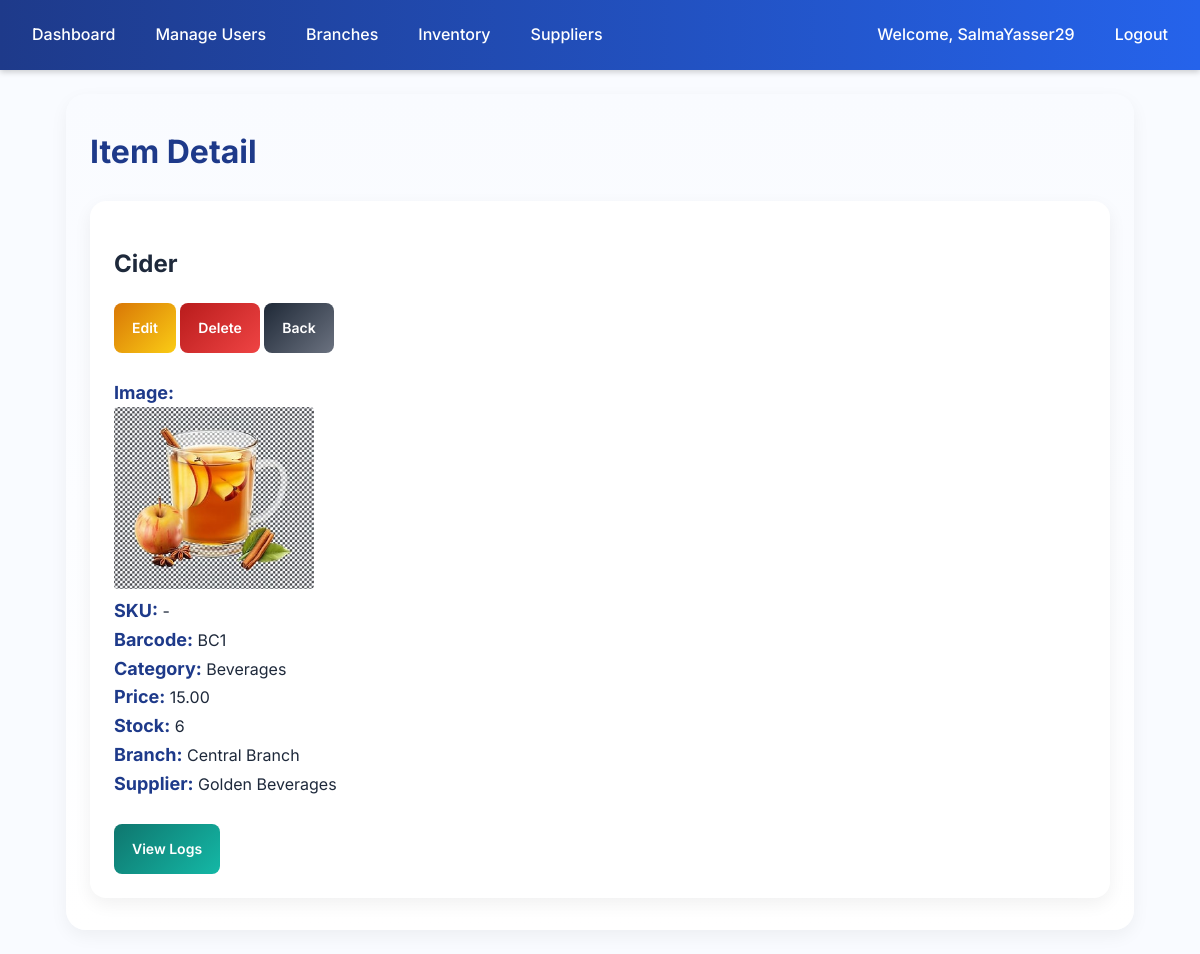
Screenshot of /inventory/items/13/ (signed in) with the database file from the repository.
### accounts/models.py (models this page shows, shortened)
class User(AbstractUser):
    ROLE_CHOICES = (
        ('admin', 'Admin'),
        ('manager', 'Manager'),
        ('cashier', 'Cashier'),
    )
    role = models.CharField(max_length=20, choices=ROLE_CHOICES, default='cashier')
    branch = models.ForeignKey('branches.Branch', null=True, blank=True, on_delete=models.SET_NULL)
    added_by = models.ForeignKey(
        'self', null=True, blank=True, on_delete=models.SET_NULL, related_name='added_users'
    )
    profile_image = models.ImageField(upload_to="profiles/", null=True, blank=True)

### inventory/models.py (models this page shows, shortened)
class Item(models.Model):
    sku = models.CharField(max_length=64, blank=True, null=True, unique=True)
    name = models.CharField(max_length=200)
    category = models.ForeignKey(Category, null=True, blank=True, on_delete=models.SET_NULL)
    price = models.DecimalField(max_digits=10, decimal_places=2, default=0)
    stock = models.IntegerField(default=0)
    barcode = models.CharField(max_length=100, blank=True, null=True)
    image = models.ImageField(upload_to='items/', blank=True, null=True)
    branch = models.ForeignKey(Branch, on_delete=models.CASCADE)
    supplier = models.ForeignKey(Supplier, null=True, blank=True, on_delete=models.PROTECT)
    class Meta:
        ordering = ['name']

class Category(models.Model):
    name = models.CharField(max_length=100)
    branch = models.ForeignKey(Branch, on_delete=models.CASCADE)
    description = models.TextField(blank=True, null=True)
    class Meta:
        unique_together = ('name', 'branch')
        ordering = ['name']

class Supplier(models.Model):
    name = models.CharField(max_length=100)
    contact_person = models.CharField(max_length=100, blank=True, null=True)
    phone = models.CharField(max_length=20, blank=True, null=True)
    email = models.EmailField(blank=True, null=True)
    address = models.TextField(blank=True, null=True)
    branch = models.ForeignKey(Branch, on_delete=models.CASCADE, null=True, blank=True)
    class Meta:
        unique_together = ('name', 'branch')
        ordering = ['name']

### branches/models.py (models this page shows, shortened)
class Branch(models.Model):
    name = models.CharField(max_length=100)
    address = models.TextField(blank=True, null=True)
    city = models.CharField(max_length=50, blank=True, null=True)
    phone = models.CharField(max_length=20, blank=True, null=True)
    email = models.EmailField(blank=True, null=True)
    website = models.URLField(blank=True, null=True)

### inventory/views.py (the view)
# urls.py: path("items/<int:pk>/", views.item_detail, name="item_detail"),
@login_required
def item_detail(request, pk):
    item = get_object_or_404(Item, pk=pk)
    if not (is_superuser(request.user) or (is_admin(request.user) and item.branch == request.user.branch)):
        return redirect("inventory:item_list")
    return render(request, "inventory/items/detail.html", {"item": item})

### inventory/views.py (called while the page is built)
def is_superuser(user):
    return user.is_superuser

### inventory/templates/inventory/items/detail.html (shortened to what this page needs)
{% extends "accounts/layout.html" %}
{% block content %}
<h1 class="page-title">Item Detail</h1>
<div class="item-card card-table">
    <div class="item-header d-flex justify-content-between align-items-center mb-4">
        <h2>{{ item.name }}</h2>
        <div class="item-actions">
            {% if request.user.is_superuser or request.user.role == "admin" %}
                {% if item.branch == request.user.branch or request.user.is_superuser %}
                    <a href="{% url 'inventory:item_edit' item.id %}" class="btn btn-warning">Edit</a>
                    <a href="{% url 'inventory:item_delete' item.id %}" class="btn btn-danger">Delete</a>
                {% endif %}
            {% endif %}
            <a href="{% url 'inventory:item_list' %}" class="btn btn-secondary">Back</a>
        </div>
    </div>
    <br>
    <div class="item-info gap-4">
        {% if item.image %}
        <div class="info-item mb-3">
            <strong>Image:</strong><br>
            <img src="{{ item.image.url }}" alt="{{ item.name }}" style="max-width:200px; border-radius:4px;">
        </div>
        {% endif %}
        <div class="info-item"><strong>SKU:</strong> {{ item.sku|default:"-" }}</div>
        <div class="info-item"><strong>Barcode:</strong> {{ item.barcode|default:"-" }}</div>
        <div class="info-item"><strong>Category:</strong> {{ item.category.name|default:"-" }}</div>
        <div class="info-item"><strong>Price:</strong> {{ item.price }}</div>
        <div class="info-item"><strong>Stock:</strong> {{ item.stock }}</div>
        <div class="info-item"><strong>Branch:</strong> {{ item.branch.name }}</div>
        <div class="info-item"><strong>Supplier:</strong> {{ item.supplier.name|default:"-" }}</div>
    </div>
    <br>
    <div class="item-logs mt-4">
        <a href="{% url 'inventory:logs_list' 'Item' item.id %}" class="btn btn-info">View Logs</a>
    </div>
</div>
{% endblock %}

### accounts/templates/accounts/layout.html (shortened to what this page needs)
{% load static %}
<!DOCTYPE html>
<html lang="en">
<head>
    <link rel="stylesheet" href="{% static 'css/styles.css' %}">
    <link rel="stylesheet" href="https://cdn.jsdelivr.net/npm/bootstrap-icons@1.11.1/font/bootstrap-icons.css">
</head>
<body>
    {% if user.is_authenticated and request.resolver_match.url_name != "login" %}
        <nav class="navbar">
            <a href="{% url 'accounts:dashboard' %}">Dashboard</a>
            {% if user.is_superuser %}
                <a href="{% url 'accounts:manage_users' %}">Manage Users</a>
                <a href="{% url 'branches:index' %}">Branches</a>
                <a href="{% url 'inventory:index' %}">Inventory</a>
                <a href="{% url 'inventory:supplier_list' %}?branch={{ user.branch.id }}">Suppliers</a>
            {% elif user.role == "manager" %}
                <a href="{% url 'reports:dashboard' %}?branch={{ user.branch.id }}">Reports</a>
            {% elif user.role == "cashier" %}
                <a href="{% url 'customers:index' %}?branch={{ user.branch.id }}">Customers</a>
                <a href="{% url 'sales:pos' %}?branch={{ user.branch.id }}">Sales</a>
            {% endif %}
            <span class="navbar-text" style="margin-left: auto;">
                <a href="{% url 'accounts:profile' %}">Welcome, {{ user.get_full_name|default:user.username }}</a>
            </span>
            <a href="{% url 'accounts:logout' %}">Logout</a>
        </nav>
    {% endif %}
    <main class="container">
        {% block content %}{% endblock %}
    </main>
</body>
</html>

### accounts/static/css/styles.css (style rules this page uses)
:root { --blue-dark: #1e3a8a; --blue: #2563eb; --blue-light: #3b82f6; --blue-lighter: #60a5fa; --blue-soft: #93c5fd; --red-dark: #b91c1c; --red: #ef4444; --red-light: #f87171; --green-dark: #15803d; --green: #16a34a; --green-light: #22c55e; --green-lighter: #4ade80; --green-soft: #bbf7d0; --teal-dark: #0f766e; --teal: #14b8a6; --teal-light: #2dd4bf; --teal-lighter: #5eead4; --teal-soft: #ccfbf1; --yellow-dark: #d97706; --yellow: #facc15; --yellow-light: #fde047; --gray-dark: #1f2937; --gray: #6b7280; --gray-light: #d1d5db; --gray-lighter: #f3f4f6; --gray-soft: #e5e7eb; --bg-light: #f9fbff; --text-dark: #1e293b; --text-muted: #64748b; }
body { font-family: "Inter", sans-serif; background: var(--bg-light); color: var(--text-dark); margin: 0; line-height: 1.6; }
a { text-decoration: none; color: inherit; }
.navbar { background: linear-gradient(90deg, var(--blue-dark), var(--blue)); padding: 14px 20px; display: flex; gap: 16px; align-items: center; color: #fff; box-shadow: 0 2px 6px rgba(0, 0, 0, 0.2); }
.navbar a { color: #fff; padding: 8px 12px; border-radius: 6px; font-weight: 500; transition: background 0.2s, transform 0.2s; }
.container { max-width: 85%; margin: 24px auto; padding: 32px 24px; background: linear-gradient(180deg, #f9fbff 0%, #ffffff 100%); border-radius: 20px; box-shadow: 0 6px 18px rgba(0, 0, 0, 0.05); animation: fadeIn 0.6s ease-in-out; }
.page-title { font-size: 1.5rem; font-weight: 700; color: var(--blue-dark); margin: 0; margin-bottom: 3vh; }
button, .btn-primary, .btn-secondary, .btn-danger, .btn-warning, .btn-success, .btn-info { display: inline-flex; align-items: center; justify-content: center; height: 50px; padding: 0 18px; border-radius: 8px; font-weight: 600; cursor: pointer; transition: background 0.3s, transform 0.2s, box-shadow 0.3s; border: none; font-size: 14px; }
.btn-secondary { background: linear-gradient(135deg, var(--gray-dark), var(--gray)); color: #fff; }
.btn-danger { background: linear-gradient(135deg, var(--red-dark), var(--red)); color: #fff; }
.btn-warning { background: linear-gradient(135deg, var(--yellow-dark), var(--yellow)); color: #fff; }
.btn-info { background: linear-gradient(135deg, var(--teal-dark), var(--teal)); color: #fff; }
.page-title { font-size: 1.8rem; font-weight: 700; color: var(--blue-dark); margin-bottom: 1rem; }
.card-table { background: #fff; padding: 1.5rem; border-radius: 16px; box-shadow: 0 6px 18px rgba(0,0,0,0.06); overflow-x: auto; }
.page-title { font-size: 2rem; margin-bottom: 1.5rem; color: var(--blue-dark); font-weight: 700; }
.info-item { font-size: 1rem; color: var(--text-dark); }
.info-item strong { font-size: large; color: var(--blue-dark); }

### rows the page displays
User: get_full_name "SalmaYasser29"
Item: name "Cider", image (picture), sku "-", barcode "BC1", category.name "Beverages", price "15.00", stock "6", branch.name "Central Branch", supplier.name "Golden Beverages"
